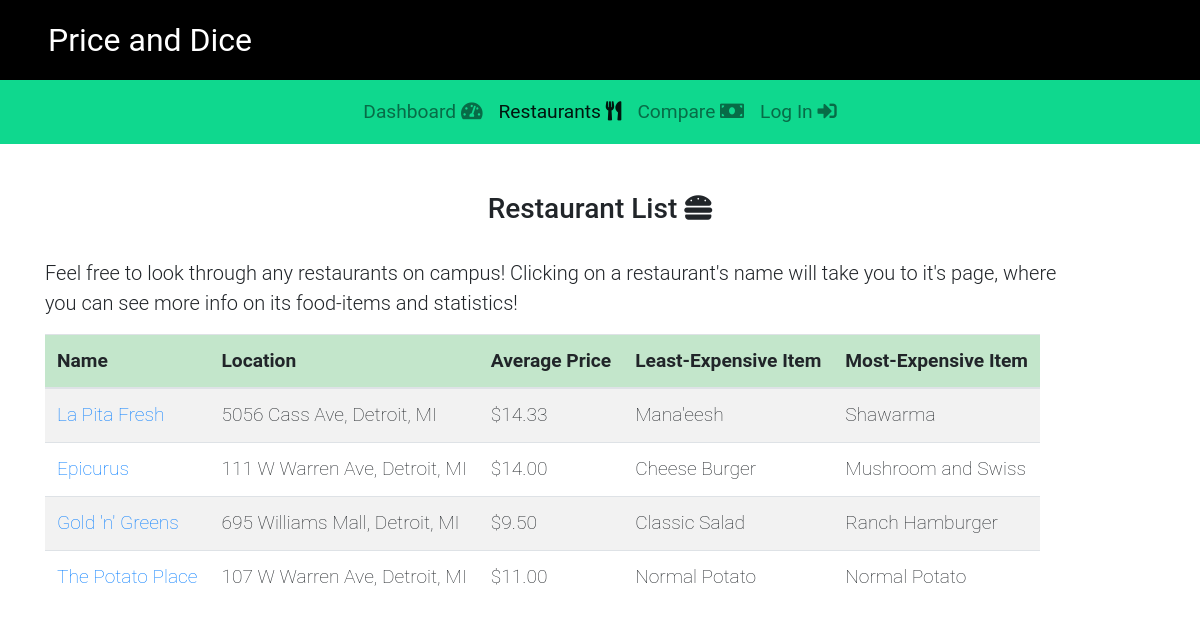
/campus/restaurant_list/, run on the app's committed database.
### campus/models.py (models this page shows, shortened)
class Restaurant(models.Model):
    name = models.CharField(max_length=200)
    location = models.CharField(max_length=200)
    phone_number = models.CharField(max_length=20, default='(xxx) xxx-xxxx')
    description = models.CharField(max_length=300, default='No description added')
    sunday = models.CharField(max_length=20, default=DEFAULT_HOURS)
    monday = models.CharField(max_length=20, default=DEFAULT_HOURS)
    tuesday = models.CharField(max_length=20, default=DEFAULT_HOURS)
    wednesday = models.CharField(max_length=20, default=DEFAULT_HOURS)
    thursday = models.CharField(max_length=20, default=DEFAULT_HOURS)
    friday = models.CharField(max_length=20, default=DEFAULT_HOURS)
    saturday = models.CharField(max_length=20, default=DEFAULT_HOURS)
    item_list = models.ManyToManyField(Item)
    def get_average_price(self):
        item_list = self.item_list.all()
        if not item_list:
            return 'N/A'
        else:
            num_item_list =  0
            total_price = 0
            for i in item_list:
                num_item_list += 1
                total_price += i.price
            return float(total_price / num_item_list)
    def get_min_price(self):
        item_list = self.item_list.all()
        if not item_list:
            return 'N/A'
        else:
            min_price = item_list[0].price
            for i in item_list:
                if i.price < min_price:
                    min_price = i.price
            return min_price
    def get_max_price(self):
        item_list = self.item_list.all()
        if not item_list:
            return 'N/A'
        else:
            max_price = item_list[0].price
            for i in item_list:
                if i.price > max_price:
                    max_price = i.price
            return max_price
    def get_cheapest_item(self):
        item_list = self.item_list.all()
        if not item_list:
            return 'N/A'
        else:
            cheap_price = self.get_min_price()
            cheap_item = None
            for i in item_list:
                if i.price == cheap_price:
                    cheap_item = i.name
                    break
        return cheap_item
    def get_most_expensive(self):
        item_list = self.item_list.all()
        if not item_list:
            return 'N/A'
        else:
            high_price = self.get_max_price()
            expensive_item = None
            for i in item_list:
                if i.price == high_price:
                    expensive_item = i.name
                    break
        return expensive_item

class Item(models.Model):
    price = models.FloatField(default=0)
    name = models.CharField(max_length=50)
    description = models.CharField(max_length=100, default='No description')

### campus/views.py (the view)
# urls.py: path('restaurant_list/', views.restaurant_list, name='restaurant_list'),
def restaurant_list(request, context = {}):
    restaurant_list = Restaurant.objects.all()
    context['restaurant_list'] = restaurant_list
    return render(request, 'campus/restaurant-list.html', context)

### campus/templates/campus/restaurant-list.html (shortened to what this page needs)
{% extends "./base.html" %}
{% block restaurant_list_link %}
<li class="nav-item active">
     <a class="nav-link active" href="{% url 'campus:restaurant_list' %}">
     Restaurants <i class="fas fa-utensils"></i></p></a>
</li>
{% endblock%}
{% block body %}
<div class="container content-top">
     <h3 class="text-center">
          Restaurant List  <i class="fas fa-hamburger"></i>
     </h3>
     <br>
     <div class="row">
          <div class="col-lg-11">
               <p class="lead">
                    Feel free to look through any restaurants on campus! Clicking on a restaurant's
                    name will take you to it's page, where you can see more info on its food-items and
                    statistics!
               </p>
          </div>
     </div>
     <div class="row">
          <div class="col-lg-12">
               <table class="table table-large
               table-weight-low table-hover table-responsive table-striped">
                    <thead>
                         <tr class="table-success">
                              <th>Name</th>
                              <th>Location</th>
                              <th>Average Price</th>
                              <th>Least-Expensive Item</th>
                              <th>Most-Expensive Item</th>
                         </tr>
                    </thead>
                    <tbody>
                         {% for restaurant in restaurant_list %}
                         <tr>
                              <td><a href="{% url 'campus:restaurant_detail' restaurant.id %}">{{restaurant.name}}</a></td>
                              <td>{{restaurant.location}}</td>
                              <td>
                                   {% if restaurant.get_average_price != 'N/A' %}
                                   ${{restaurant.get_average_price | floatformat:2}}
                                   {% else %}
                                   {{restaurant.get_average_price}}
                                   {% endif %}
                              </td>
                              <td>{{restaurant.get_cheapest_item}}</td>
                              <td>{{restaurant.get_most_expensive}}</td>
                         </tr>
                         {% endfor %}
                    </tbody>
               </table>
          </div>
     </div>
</div>
{% endblock %}

### campus/static/campus/style.css (style rules this page uses)
body { font-family: 'Roboto', sans-serif; }
.content-top { margin-top: 3rem; }

### campus/static/campus/navbar.css (style rules this page uses)
li.nav-item a.nav-link { display: block; height: 4rem; padding-top: 1.1rem; font-size: 1.2rem; }

### campus/static/campus/table.css (style rules this page uses)
.table-large { font-size: 1.2rem; }
.table-weight-low { font-weight: 100; }

### data on the page
Restaurant: name "La Pita Fresh", location "5056 Cass Ave, Detroit, MI", get_average_price "14.33", get_cheapest_item "Mana'eesh", get_most_expensive "Shawarma"
Restaurant: name "Epicurus", location "111 W Warren Ave, Detroit, MI", get_average_price "14.00", get_cheapest_item "Cheese Burger", get_most_expensive "Mushroom and Swiss"
Restaurant: name "Gold 'n' Greens", location "695 Williams Mall, Detroit, MI", get_average_price "9.50", get_cheapest_item "Classic Salad", get_most_expensive "Ranch Hamburger"
Restaurant: name "The Potato Place", location "107 W Warren Ave, Detroit, MI", get_average_price "11.00", get_cheapest_item "Normal Potato", get_most_expensive "Normal Potato"
